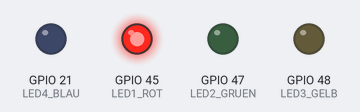
Recording of a program running on a simulated ESP32-S3. Parts: output pins drawn as LEDs (lit = HIGH). What the program prints to the serial monitor is not drawn.

Above: at 0.2 s.
At 1.2 s:
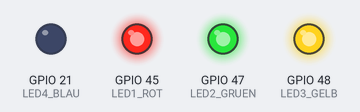
At 2.0 s:
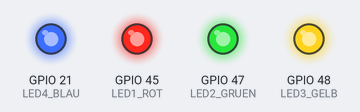
At 4.2 s:
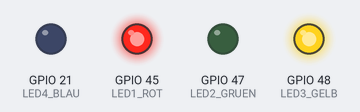
At 6.5 s:
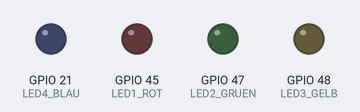
Timing chart, 0 to 8.1 s (numbered marks = the images above):
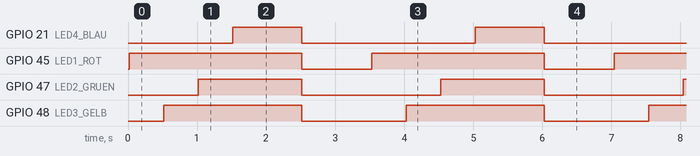

Measured:
- by itself, GPIO 21 (LED4_BLAU): alternates HIGH for 1.0 s and LOW for 2.5 s
- by itself, GPIO 45 (LED1_ROT): alternates HIGH for 2.5 s and LOW for 1.0 s
- by itself, GPIO 47 (LED2_GRUEN): alternates HIGH for 1.5 s and LOW for 2.0 s
- by itself, GPIO 48 (LED3_GELB): alternates HIGH for 2.0 s and LOW for 1.5 s

The program:

main.cpp
```cpp
#include <Arduino.h>

#include "he_32s3wroom4mb.h"

#define PRINT_CHIP_INFO
//#define USE_I2C
//#define USE_SPI

#ifdef USE_I2C
// Infos zu SPI: https://randomnerdtutorials.com/esp32-spi-communication-arduino/#spi-multiple-bus-hspi-vspi
#include <Wire.h>
#endif
#ifdef USE_SPI
#include <SPI.h>
#endif
void ledInit()
{
  pinMode(LED1_ROT, OUTPUT);
  pinMode(LED2_GRUEN, OUTPUT);
  pinMode(LED3_GELB, OUTPUT);
  pinMode(LED4_BLAU, OUTPUT);
}

void ledBlink()
{
    digitalWrite(LED1_ROT, HIGH);
    delay(500);
    digitalWrite(LED3_GELB, HIGH);
    delay(500);
    digitalWrite(LED2_GRUEN, HIGH);
    delay(500);
    digitalWrite(LED4_BLAU,HIGH);
    delay(1000);
    digitalWrite(LED1_ROT,  LOW);
    digitalWrite(LED2_GRUEN, LOW);
    digitalWrite(LED3_GELB,  LOW);
    digitalWrite(LED4_BLAU,  LOW);
    delay(1000);
}

void printChipInfo()
{
  Serial.println("\n\n================================");
  Serial.print("Chip Model: ");
  Serial.println(ESP.getChipModel());
  Serial.print("Chip version: ");
  Serial.println(ESP.getChipRevision());
  Serial.print("Numer of cores: ");
  Serial.println(ESP.getChipCores());
  Serial.print("Flash Chip Size MB: ");
  Serial.println(ESP.getFlashChipSize() / (1024*1024));
  Serial.print("Flash Chip Speed MHz: ");
  Serial.println(ESP.getFlashChipSpeed() / 1000000);
  Serial.print("Flash Chip Mode: ");
  Serial.println(ESP.getFlashChipMode());
  Serial.print("PSRAM Size: ");
  Serial.println(ESP.getPsramSize());

  //setCpuFrequencyMhz(80); // moegliche Werte 240, 160, 80
  Serial.print("akt. CPU-Freq MHz: ");
  Serial.println(getCpuFrequencyMhz());
  Serial.println("\n================================\n");
}

void setup()
{
  ledInit();
  Serial.begin(115200);
  while ( !Serial ) delay(100);   // wait for native usb
}

void loop()
{
  printChipInfo();
  ledBlink();
}
```

he_32s3wroom4mb.h
```cpp
#pragma once

#define HE_32S3WROOM4MB

#define LED1_ROT   45
#define LED2_GRUEN 47
#define LED3_GELB  48
#define LED4_BLAU  21

#define LED_BUILDIN 45

// sollte noch um defs von Tastern, SPI und I2C Ports ergaenzt werden
```
